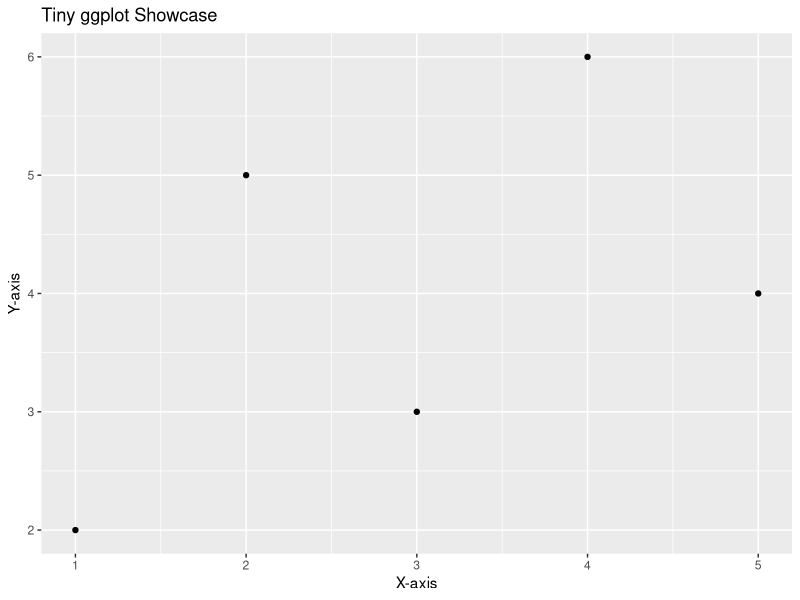

The R script that drew this image:
# install.packages("ggplot2")
# install.packages("xlsx")

# Make sure you have ggplot2 installed (you only need to do this once)
# install.packages("ggplot2")

# Load the ggplot2 library
library(ggplot2)

# Create some sample data
data <- data.frame(
  x = 1:5,
  y = c(2, 5, 3, 6, 4)
)

# Create a basic scatter plot
ggplot(data, aes(x = x, y = y)) +
  geom_point() +
  labs(title = "Tiny ggplot Showcase", x = "X-axis", y = "Y-axis")
